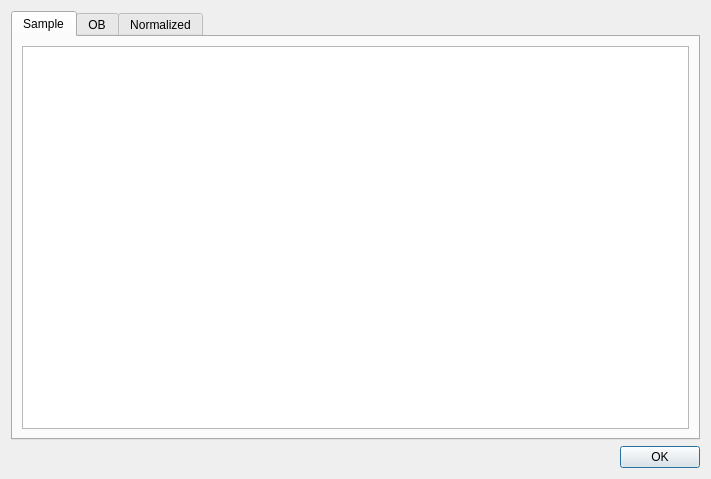
<?xml version="1.0" encoding="UTF-8"?>
<ui version="4.0">
 <class>Dialog</class>
 <widget class="QDialog" name="Dialog">
  <property name="geometry">
   <rect>
    <x>0</x>
    <y>0</y>
    <width>711</width>
    <height>479</height>
   </rect>
  </property>
  <property name="windowTitle">
   <string>Dialog</string>
  </property>
  <layout class="QVBoxLayout" name="verticalLayout">
   <item>
    <widget class="QTabWidget" name="tabWidget">
     <property name="currentIndex">
      <number>0</number>
     </property>
     <widget class="QWidget" name="tab">
      <attribute name="title">
       <string>Sample</string>
      </attribute>
      <layout class="QVBoxLayout" name="verticalLayout_2">
       <item>
        <widget class="QTextEdit" name="sample_textEdit"/>
       </item>
      </layout>
     </widget>
     <widget class="QWidget" name="tab_2">
      <attribute name="title">
       <string>OB</string>
      </attribute>
      <layout class="QVBoxLayout" name="verticalLayout_3">
       <item>
        <widget class="QTextEdit" name="ob_textEdit"/>
       </item>
      </layout>
     </widget>
     <widget class="QWidget" name="tab_3">
      <attribute name="title">
       <string>Normalized</string>
      </attribute>
      <layout class="QVBoxLayout" name="verticalLayout_4">
       <item>
        <widget class="QTextEdit" name="normalized_textEdit"/>
       </item>
      </layout>
     </widget>
    </widget>
   </item>
   <item>
    <layout class="QHBoxLayout" name="horizontalLayout">
     <item>
      <spacer name="horizontalSpacer">
       <property name="orientation">
        <enum>Qt::Horizontal</enum>
       </property>
       <property name="sizeHint" stdset="0">
        <size>
         <width>40</width>
         <height>20</height>
        </size>
       </property>
      </spacer>
     </item>
     <item>
      <widget class="QPushButton" name="pushButton">
       <property name="text">
        <string>OK</string>
       </property>
      </widget>
     </item>
    </layout>
   </item>
  </layout>
 </widget>
 <resources/>
 <connections>
  <connection>
   <sender>pushButton</sender>
   <signal>clicked()</signal>
   <receiver>Dialog</receiver>
   <slot>ok_clicked()</slot>
   <hints>
    <hint type="sourcelabel">
     <x>657</x>
     <y>442</y>
    </hint>
    <hint type="destinationlabel">
     <x>548</x>
     <y>446</y>
    </hint>
   </hints>
  </connection>
 </connections>
 <slots>
  <slot>ok_clicked()</slot>
 </slots>
</ui>
